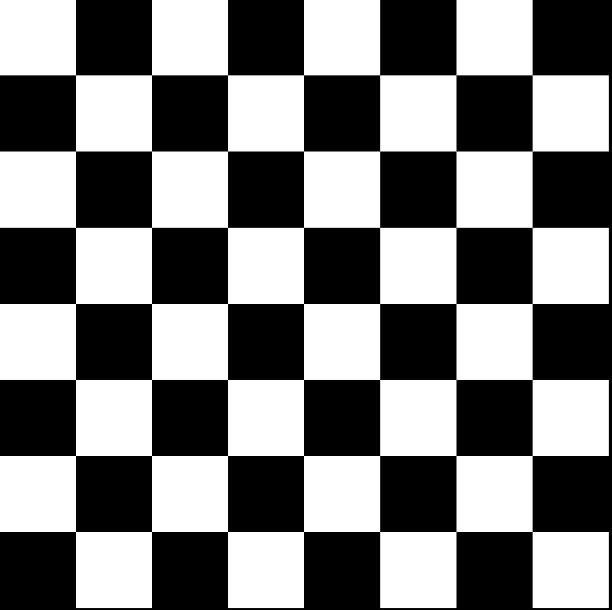
#> input picture Detector/chessboard.png, 612 x 610 px
$ python test.py   (older library calls are emulated)
#> lines starting #> are read from the running program, lines starting #| are printed output that depends on the picture; after the words box and inside, x2 and y2 are one past the last pixel; in counts of white or black regions, pixels touching at a corner belong together
#> further down, chessboard is the input picture: shape (610, 612); min 0, max 255, mean 126.4
### Detector/corner_detection.py
import numpy as np
from numpy.linalg import det, lstsq, norm
import cv2
from cv2 import resize, GaussianBlur, subtract, KeyPoint, INTER_LINEAR, INTER_NEAREST
from functools import cmp_to_key


class CornerDetection():
    """
        Corner detection to grayscale images
    """
    def __init__(self, img):
        self.img = img

    def harris(self, k=0.04, th=0.1):
        Ixx, Iyy, Ixy = self._sobel_filtering(self.img)
        # H = [[Ixx, Ixy],[Ixy, Iyy]]
        # R = det(H) - k(trace(H)) ^ 2
        R = (Ixx * Iyy - Ixy ** 2) - k * ((Ixx + Iyy) ** 2)

        # detect corner
        img_harris = np.where(R >= np.max(R) * th, 255, 0)

        return np.uint8(img_harris)

    def _sobel_filtering(self, img):
        r, c = img.shape
#> r = 610; c = 612
        # sobel kernel
        sobel_x = np.array([[1, 2, 1], [0, 0, 0], [-1, -2, -1]], dtype=np.float32)
        sobel_y = np.array([[1, 0, -1], [2, 0, -2], [1, 0, -1]], dtype=np.float32)

        # padding
        tmp = np.pad(img, (1, 1), 'edge')
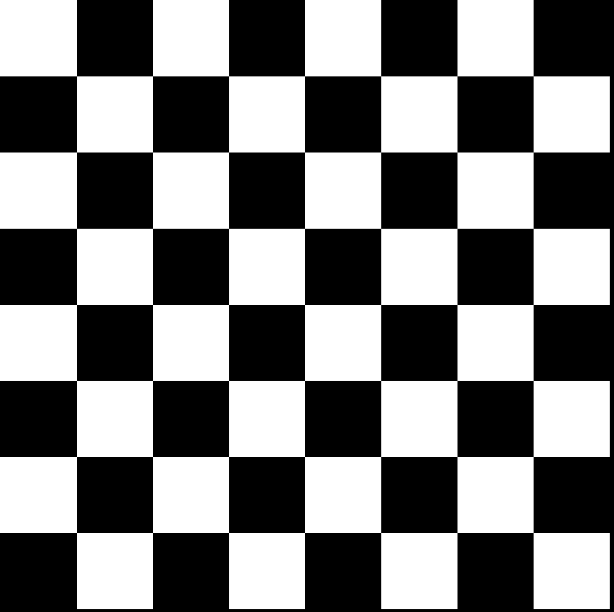
#> tmp: shape (612, 614); min 0, max 255, mean 126

        Ix, Iy = np.zeros_like(img, dtype=np.float), np.zeros_like(img, dtype=np.float32)

        # get differential
        for i in range(r):
            for j in range(c):
                Ix[i, j] = np.mean(tmp[i:i + 3, j:j + 3] * sobel_x)
                Iy[i, j] = np.mean(tmp[i:i + 3, j:j + 3] * sobel_y)
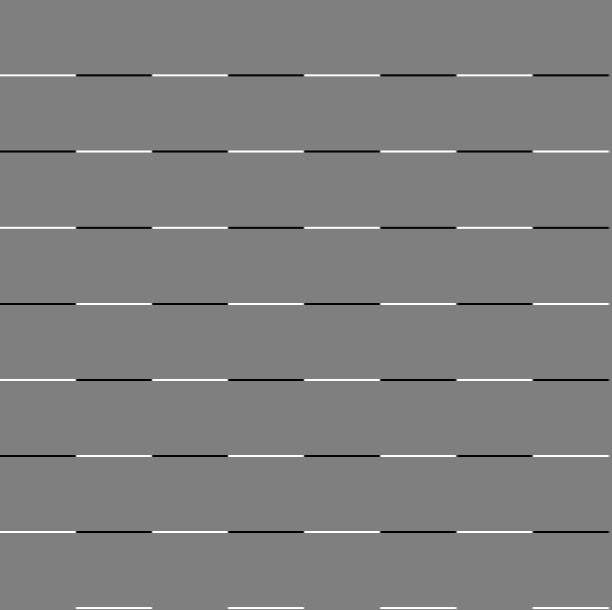
#> Ix: shape (610, 612) float64; min -113.3, max 113.3, mean 0.2; drawn with min black and max white
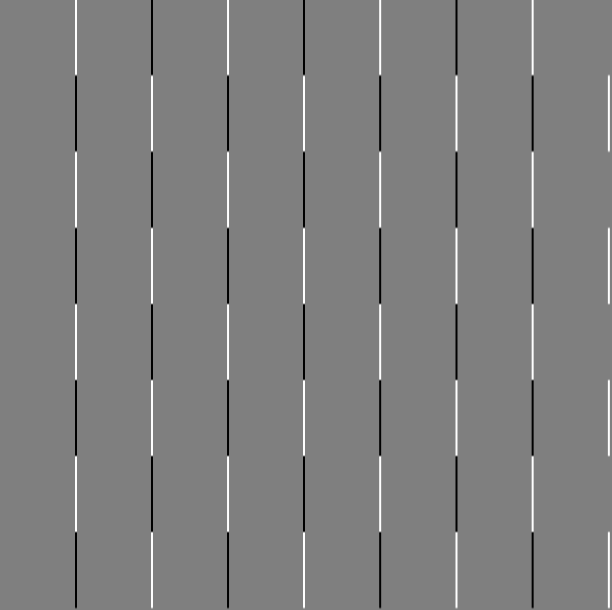
#> Iy: shape (610, 612) float32; min -113.3, max 113.3, mean 0.2; drawn with min black and max white
        Ix_square = Ix ** 2
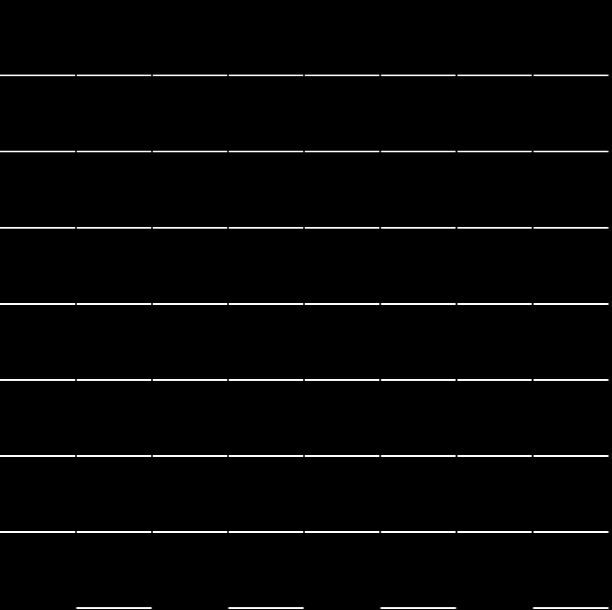
#> Ix_square: shape (610, 612) float64; min 0, max 12844.4, mean 281.1; drawn with min black and max white
        Iy_square = Iy ** 2
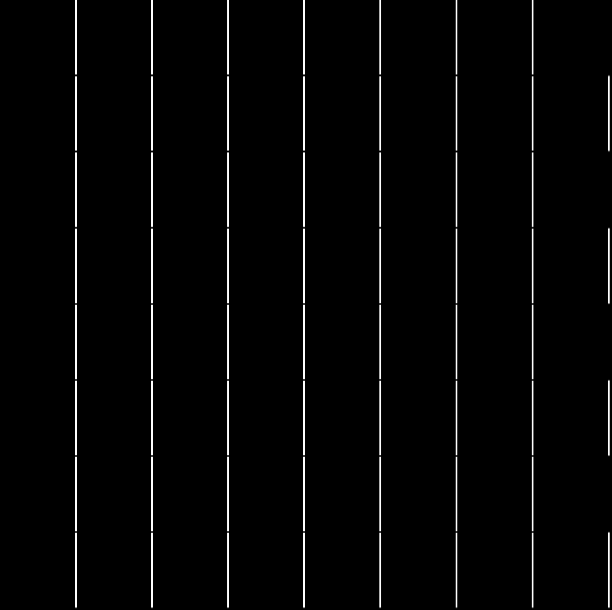
#> Iy_square: shape (610, 612) float32; min 0, max 12844.4, mean 279.1; drawn with min black and max white
        Ixy = Ix * Iy

        return Ix_square, Iy_square, Ixy

    # [358 lines left out: functions _gaussian_filtering, sift, _generateBaseImage, _computeNumberOfOctaves, _generateGaussianKernels, _generateGaussianImages and 11 more, not called in this run]

### Detector/test.py
import cv2
from edge_detection import EdgeDectection
from corner_detection import CornerDetection

# TODO: Test Edge Detection
# img = cv2.imread('test.jpg', cv2.IMREAD_GRAYSCALE)
# cv2.imshow('image', img)
# Operator = EdgeDectection(img)
#
# # Robert
# img_robert = Operator.robert()
# cv2.imshow('image_robert', img_robert)
#
# # Sobel
# img_sobel = Operator.sobel()
# cv2.imshow('image_sobel', img_sobel)
#
# # Laplace
# img_laplace = Operator.laplace()
# cv2.imshow('image_laplace', img_laplace)
#
# cv2.waitKey(0)
# cv2.destroyAllWindows()


# TODO: Test Corner Detection
chessboard = cv2.imread('chessboard.png', cv2.IMREAD_GRAYSCALE)
cv2.imshow('image', chessboard)
Detector = CornerDetection(chessboard)

# Harris
img_harris = Detector.harris()
#> in harris, `R = (Ixx * Iyy - Ixy ** 2) - k * ((Ixx + Iyy) ** 2)`:
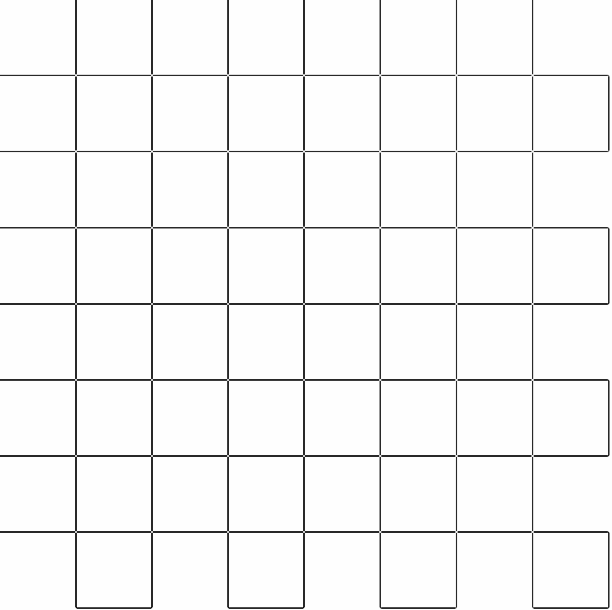
#> R: shape (610, 612) float64; min -7856186.9, max 0, mean -263791.1; drawn with min black and max white
#> in harris, `img_harris = np.where(R >= np.max(R) * th, 255, 0)`:
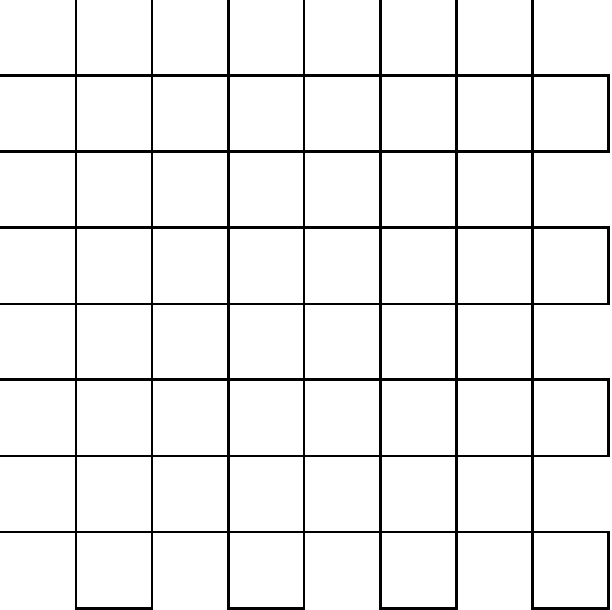
#> img_harris: shape (610, 612) int64; 93.7% white; 1 black region, box (x1, y1, x2, y2) and area: (0, 0, 610, 610) 23409
cv2.imshow('image_harris', img_harris)

cv2.waitKey(0)
cv2.destroyAllWindows()
